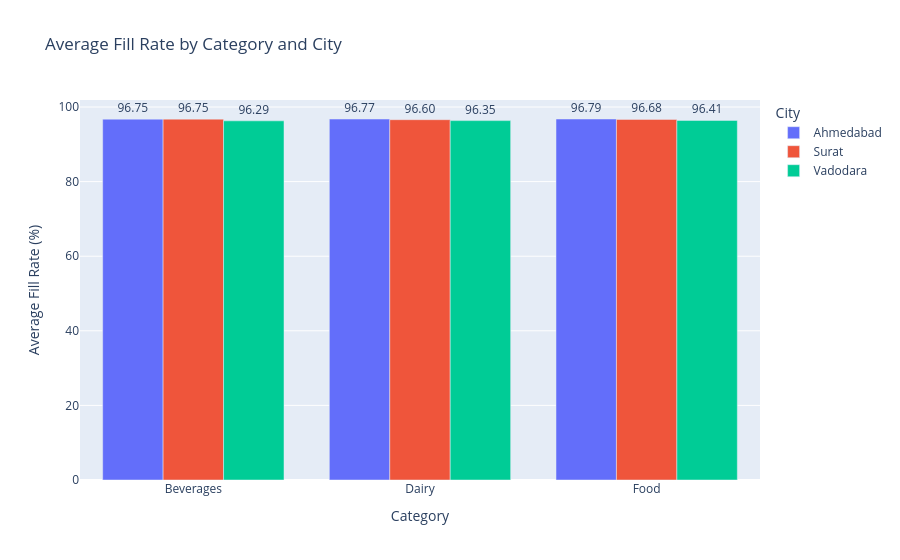

Write notebook code for a chart like this one.
### Code cell
import plotly.express as px

fig = px.bar(
    fill_rate_df,
    x='category',
    y='fill_rate',
    color='city',
    barmode='group',
    text='fill_rate',
    title='Average Fill Rate by Category and City'
)

fig.update_traces(texttemplate='%{text:.2f}', textposition='outside')

fig.update_layout(
    xaxis_title='Category',
    yaxis_title='Average Fill Rate (%)',
    legend_title='City'
)

fig.show()

### Figure 1 — Plotly figure (JSON) as saved in the notebook; plotly's stock layout.template omitted (floating-point values rounded to 4 significant figures)
{"data": [{"alignmentgroup": "True", "hovertemplate": "city=Ahmedabad<br>category=%{x}<br>fill_rate=%{text}<extra></extra>", "legendgroup": "Ahmedabad", "marker": {"color": "#636efa", "pattern": {"shape": ""}}, "name": "Ahmedabad", "offsetgroup": "Ahmedabad", "orientation": "v", "showlegend": true, "text": [96.75, 96.77, 96.79], "textposition": "outside", "texttemplate": "%{text:.2f}", "type": "bar", "x": ["Beverages", "Dairy", "Food"], "xaxis": "x", "y": [96.75, 96.77, 96.79], "yaxis": "y"}, {"alignmentgroup": "True", "hovertemplate": "city=Surat<br>category=%{x}<br>fill_rate=%{text}<extra></extra>", "legendgroup": "Surat", "marker": {"color": "#EF553B", "pattern": {"shape": ""}}, "name": "Surat", "offsetgroup": "Surat", "orientation": "v", "showlegend": true, "text": [96.75, 96.6, 96.68], "textposition": "outside", "texttemplate": "%{text:.2f}", "type": "bar", "x": ["Beverages", "Dairy", "Food"], "xaxis": "x", "y": [96.75, 96.6, 96.68], "yaxis": "y"}, {"alignmentgroup": "True", "hovertemplate": "city=Vadodara<br>category=%{x}<br>fill_rate=%{text}<extra></extra>", "legendgroup": "Vadodara", "marker": {"color": "#00cc96", "pattern": {"shape": ""}}, "name": "Vadodara", "offsetgroup": "Vadodara", "orientation": "v", "showlegend": true, "text": [96.29, 96.35, 96.41], "textposition": "outside", "texttemplate": "%{text:.2f}", "type": "bar", "x": ["Beverages", "Dairy", "Food"], "xaxis": "x", "y": [96.29, 96.35, 96.41], "yaxis": "y"}], "layout": {"barmode": "group", "legend": {"title": {"text": "City"}, "tracegroupgap": 0}, "title": {"text": "Average Fill Rate by Category and City"}, "xaxis": {"anchor": "y", "domain": [0, 1], "title": {"text": "Category"}}, "yaxis": {"anchor": "x", "domain": [0, 1], "title": {"text": "Average Fill Rate (%)"}}}}
